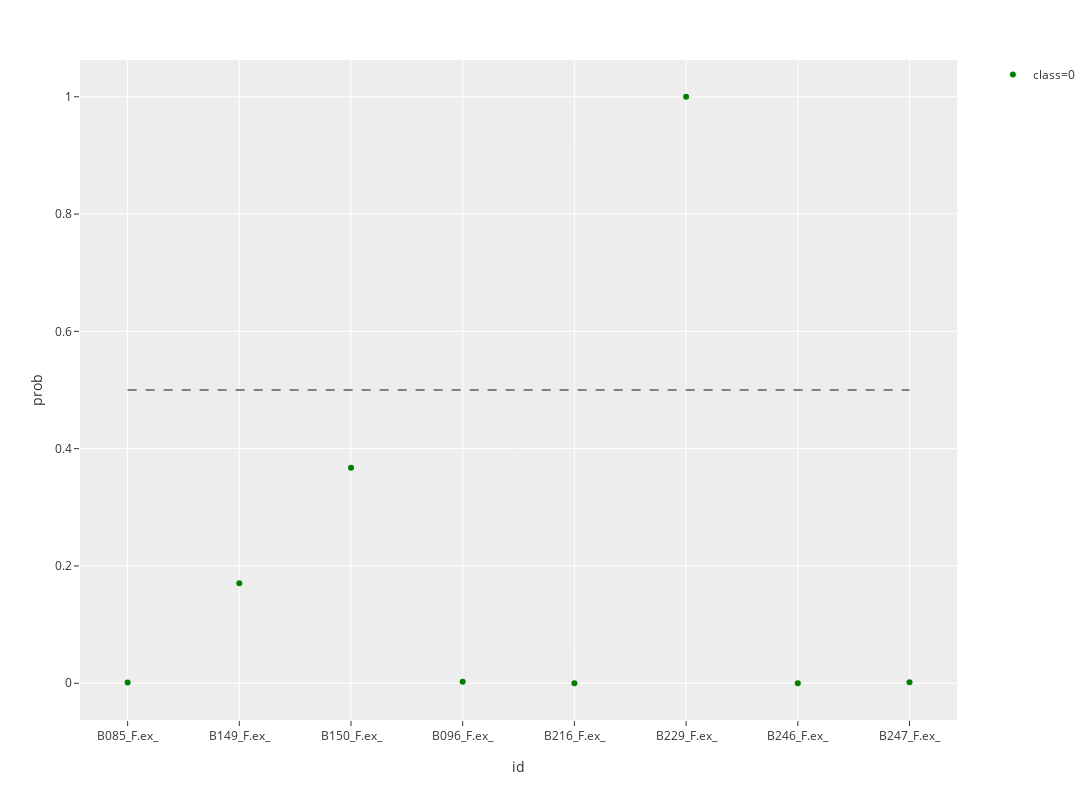

Here is the notebook cell this chart was saved with:
### Code cell
PLT_healthy = pd.read_excel('C:/Users/pc/OneDrive/PLTTECH/Project/20191217_colorectal_cancer/rawdata/test_PLT_healthy.xlsx')
PLT_healthy.iloc[:, 1:-1] = PLT_healthy.iloc[:, 1:-1].multiply(100)
PLT_healthy.iloc[:, 1:-1] = pd.DataFrame(stdsc.transform(PLT_healthy.iloc[:, 1:-1].values), columns=PLT_healthy.columns[1:-1])
PLT_healthy = PLT_healthy.loc[:, selected_columns]
PLT_healthy_df = lungCancerPrediction(PLT_healthy, 'PLT_healthy')

### Figure 1 — Plotly figure (JSON) as saved in the notebook; plotly's stock layout.template omitted (floating-point values rounded to 4 significant figures)
{"data": [{"hoverlabel": {"namelength": 0}, "hovertemplate": "class=0<br>id=%{x}<br>prob=%{y}", "legendgroup": "class=0", "marker": {"color": "green", "symbol": "circle"}, "mode": "markers", "name": "class=0", "showlegend": true, "type": "scatter", "x": ["B085_F.ex_", "B149_F.ex_", "B150_F.ex_", "B096_F.ex_", "B216_F.ex_", "B229_F.ex_", "B246_F.ex_", "B247_F.ex_"], "xaxis": "x", "y": [0.001354, 0.1704, 0.3674, 0.00277, 6.231e-09, 1.0, 2.593e-08, 0.001541], "yaxis": "y"}, {"line": {"color": "grey", "dash": "dash"}, "mode": "lines", "showlegend": false, "type": "scatter", "x": ["B085_F.ex_", "B247_F.ex_"], "y": [0.5, 0.5]}], "layout": {"height": 800, "legend": {"tracegroupgap": 0}, "margin": {"t": 60}, "width": 1200, "xaxis": {"anchor": "y", "domain": [0, 0.98], "title": {"text": "id"}}, "yaxis": {"anchor": "x", "domain": [0, 1], "title": {"text": "prob"}}}}
